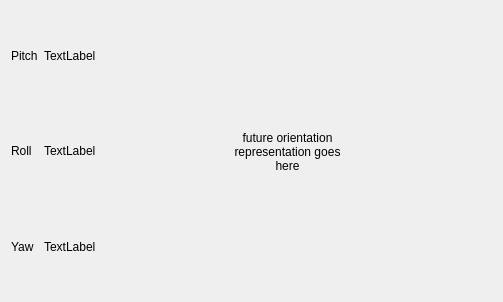
          <widget class="QWidget" name="tab_8">
           <attribute name="title">
            <string>Orientation</string>
           </attribute>
           <layout class="QHBoxLayout" name="horizontalLayout_13">
            <item>
             <layout class="QHBoxLayout" name="horizontalLayout_12">
              <item>
               <layout class="QVBoxLayout" name="verticalLayout">
                <item>
                 <widget class="QLabel" name="label_43">
                  <property name="text">
                   <string>Pitch</string>
                  </property>
                 </widget>
                </item>
                <item>
                 <widget class="QLabel" name="label_41">
                  <property name="text">
                   <string>Roll</string>
                  </property>
                 </widget>
                </item>
                <item>
                 <widget class="QLabel" name="label_51">
                  <property name="text">
                   <string>Yaw</string>
                  </property>
                 </widget>
                </item>
               </layout>
              </item>
              <item>
               <layout class="QVBoxLayout" name="verticalLayout_2">
                <item>
                 <widget class="QLabel" name="pitch_label">
                  <property name="text">
                   <string>TextLabel</string>
                  </property>
                 </widget>
                </item>
                <item>
                 <widget class="QLabel" name="roll_label">
                  <property name="text">
                   <string>TextLabel</string>
                  </property>
                 </widget>
                </item>
                <item>
                 <widget class="QLabel" name="yaw_label">
                  <property name="text">
                   <string>TextLabel</string>
                  </property>
                 </widget>
                </item>
               </layout>
              </item>
             </layout>
            </item>
            <item>
             <widget class="QWidget" name="widget_4" native="true">
              <property name="minimumSize">
               <size>
                <width>390</width>
                <height>280</height>
               </size>
              </property>
              <widget class="QLabel" name="label_55">
               <property name="geometry">
                <rect>
                 <x>120</x>
                 <y>110</y>
                 <width>131</width>
                 <height>61</height>
                </rect>
               </property>
               <property name="text">
                <string>future orientation representation goes here</string>
               </property>
               <property name="alignment">
                <set>Qt::AlignCenter</set>
               </property>
               <property name="wordWrap">
                <bool>true</bool>
               </property>
              </widget>
             </widget>
            </item>
           </layout>
          </widget>
